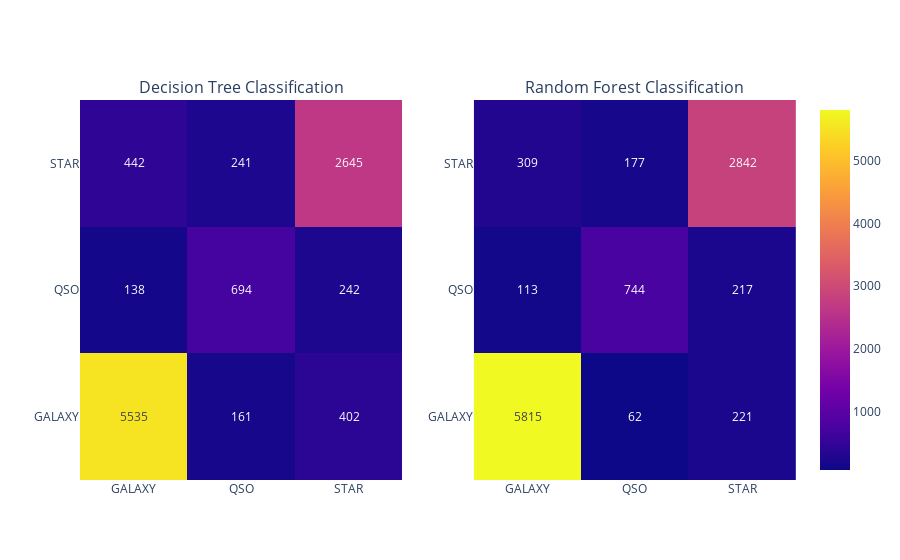

Source (notebook cell):
### Markdown cell above
## Visualizations

### Code cell
fig = make_subplots(rows=1, cols=2, 
                    subplot_titles=("Decision Tree Classification", "Random Forest Classification"))
fig.add_trace(px.imshow(cm_df_dt, text_auto=True).data[0], row=1, col=1)
fig.add_trace(px.imshow(cm_df_rf, text_auto=True).data[0], row=1, col=2)

fig.show()
fig.write_html('img/sog.html')

### Figure 1 — Plotly figure (JSON) as saved in the notebook; plotly's stock layout.template omitted (floating-point values rounded to 4 significant figures)
{"data": [{"coloraxis": "coloraxis", "hovertemplate": "x: %{x}<br>y: %{y}<br>color: %{z}<extra></extra>", "name": "0", "texttemplate": "%{z}", "type": "heatmap", "x": ["GALAXY", "QSO", "STAR"], "xaxis": "x", "y": ["GALAXY", "QSO", "STAR"], "yaxis": "y", "z": [[5535, 161, 402], [138, 694, 242], [442, 241, 2645]]}, {"coloraxis": "coloraxis", "hovertemplate": "x: %{x}<br>y: %{y}<br>color: %{z}<extra></extra>", "name": "0", "texttemplate": "%{z}", "type": "heatmap", "x": ["GALAXY", "QSO", "STAR"], "xaxis": "x2", "y": ["GALAXY", "QSO", "STAR"], "yaxis": "y2", "z": [[5815, 62, 221], [113, 744, 217], [309, 177, 2842]]}], "layout": {"annotations": [{"font": {"size": 16}, "showarrow": false, "text": "Decision Tree Classification", "x": 0.225, "xanchor": "center", "xref": "paper", "y": 1, "yanchor": "bottom", "yref": "paper"}, {"font": {"size": 16}, "showarrow": false, "text": "Random Forest Classification", "x": 0.775, "xanchor": "center", "xref": "paper", "y": 1, "yanchor": "bottom", "yref": "paper"}], "xaxis": {"anchor": "y", "domain": [0, 0.45]}, "xaxis2": {"anchor": "y2", "domain": [0.55, 1]}, "yaxis": {"anchor": "x", "domain": [0, 1]}, "yaxis2": {"anchor": "x2", "domain": [0, 1]}}}
